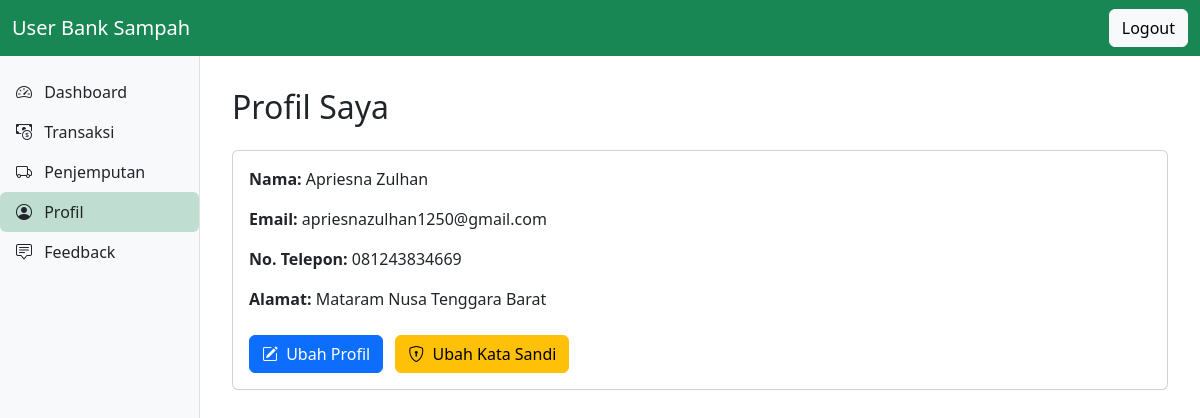
Screenshot of /user/user_profile.php (signed in) with the database file from the repository.
### tables this page shows
CREATE TABLE `user` (
  `id_user` int(10) UNSIGNED NOT NULL,
  `nama_user` varchar(75) DEFAULT NULL,
  `username` varchar(50) DEFAULT NULL,
  `password` varchar(255) NOT NULL,
  `no_hp` varchar(20) NOT NULL,
  `email` varchar(75) DEFAULT NULL,
  `alamat` varchar(255) DEFAULT NULL,
  `role` enum('user') DEFAULT NULL
);

### user/user_profile.php (the view, shortened to what this page needs)
<?php
include '../config/db.php';
$id_user = $_SESSION['id_user'] ?? null;
$stmt = $conn->prepare("SELECT nama_user, email, no_hp, alamat FROM user WHERE id_user=?");
$stmt->bind_param("i", $id_user);
$stmt->execute();
$stmt->bind_result($nama, $email, $telepon, $alamat);
?>
<!DOCTYPE html>
<html lang="id">
  <head>
    <link href="https://cdn.jsdelivr.net/npm/bootstrap@5.3.3/dist/css/bootstrap.min.css" rel="stylesheet" />
    <link href="https://cdn.jsdelivr.net/npm/bootstrap-icons@1.10.5/font/bootstrap-icons.css" rel="stylesheet" />
    <link href="../assets/css/masyarakat.css" rel="stylesheet" />
  </head>
  <body>
    <nav class="navbar navbar-expand-lg navbar-dark bg-success fixed-top">
      <div class="container-fluid">
        <a class="navbar-brand" href="#">User Bank Sampah</a>
        <div class="d-flex">
          <a href="../auth/logout.php" class="btn btn-light">Logout</a>
        </div>
      </div>
    </nav>
    <div class="custom-sidebar">
      <ul class="nav flex-column">
        <li class="nav-item"><a class="nav-link text-dark px-3 py-2" href="user_dashboard.php"><i class="bi bi-speedometer2 me-2"></i> Dashboard</a></li>
        <li class="nav-item"><a class="nav-link text-dark px-3 py-2" href="user_transaksi.php"><i class="bi bi-cash-coin me-2"></i> Transaksi</a></li>
        <li class="nav-item"><a class="nav-link text-dark px-3 py-2" href="user_penjemputan.php"><i class="bi bi-truck me-2"></i> Penjemputan</a></li>
        <li class="nav-item"><a class="nav-link active text-dark px-3 py-2 bg-success bg-opacity-25 rounded" href="#"><i class="bi bi-person-circle me-2"></i> Profil</a></li>
        <li class="nav-item"><a class="nav-link text-dark px-3 py-2" href="user_feedback.php"><i class="bi bi-chat-square-text me-2"></i> Feedback</a></li>
      </ul>
    </div>
    <main class="main-content">
      <h2 class="mb-4">Profil Saya</h2>
      <div class="card">
        <div class="card-body">
          <p><strong>Nama:</strong> <?= htmlspecialchars($nama) ?></p>
          <p><strong>Email:</strong> <?= htmlspecialchars($email) ?></p>
          <p><strong>No. Telepon:</strong> <?= htmlspecialchars($telepon) ?></p>
          <p><strong>Alamat:</strong> <?= htmlspecialchars($alamat) ?></p>
          <div class="mt-4">
            <button class="btn btn-primary me-2" data-bs-toggle="modal" data-bs-target="#modalUbahProfil">
              <i class="bi bi-pencil-square me-1"></i> Ubah Profil
            </button>
            <button class="btn btn-warning" data-bs-toggle="modal" data-bs-target="#modalUbahPassword">
              <i class="bi bi-shield-lock me-1"></i> Ubah Kata Sandi
            </button>
          </div>
        </div>
      </div>
    </main>
  </body>
</html>

### assets/css/masyarakat.css (style rules this page uses)
body { padding-top: 56px; overflow-x: hidden; }
.custom-sidebar { background-color: #f8f9fa; border-right: 1px solid #dee2e6; position: fixed; top: 56px; bottom: 0; left: 0; width: 200px; padding-top: 1rem; }
.main-content { margin-left: 200px; padding: 2rem; }

### rows the page displays
user: nama_user "Apriesna Zulhan", email "apriesnazulhan1250@gmail.com", no_hp "081243834669", alamat "Mataram Nusa Tenggara Barat"
